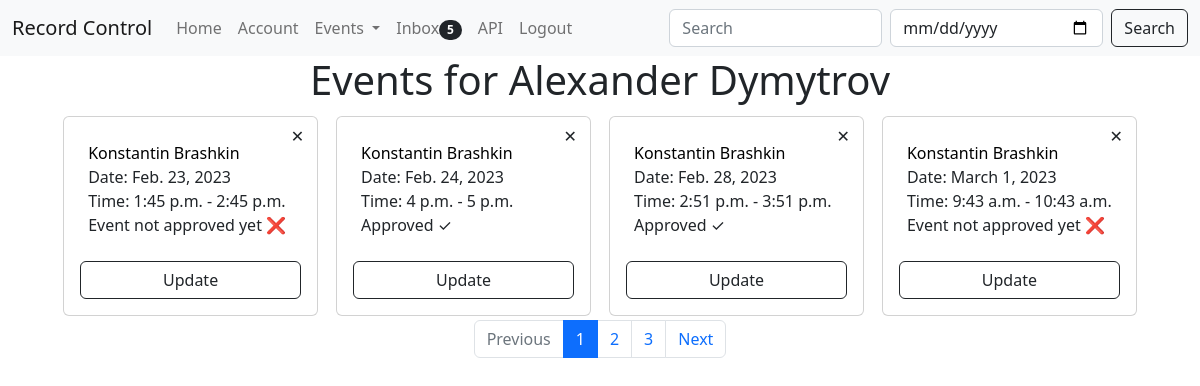
The app's page /events/events-list/ (signed in) with its own data.
### core/models.py (models this page shows, shortened)
class User(AbstractUser):
    is_worker = models.BooleanField(default=False)
    is_client = models.BooleanField(default=False)
    first_name = models.CharField(max_length=100)
    id = models.UUIDField(primary_key=True, default=uuid.uuid4, editable=False)

class Client(models.Model):
    user = models.OneToOneField(User, on_delete=models.CASCADE, primary_key=True)
    name = models.CharField(max_length=200, null=True, blank=True)
    username = models.CharField(max_length=200, null=True, blank=True, unique=True)
    email = models.EmailField(max_length=500, blank=True, null=True, unique=True)
    profile_image = models.ImageField(blank=True, null=True, upload_to='profiles/', default="profiles/user-default.png")
    created = models.DateTimeField(auto_now_add=True)
    def __str__(self):
        return str(self.name)

### events/models.py (models this page shows, shortened)
class Event(models.Model):
    client = models.ForeignKey(Client, on_delete=models.CASCADE)
    worker = models.ForeignKey(Worker, on_delete=models.CASCADE)
    date = models.DateField()
    start_time = models.TimeField(auto_now_add=False)
    end_time = models.TimeField(auto_now_add=False)
    approved = models.BooleanField(default=False)
    id = models.UUIDField(primary_key=True, default=uuid.uuid4, editable=False)

### events/views.py (the view)
# urls.py: path('events-list/', views.events, name='events-list'),
@login_required(login_url='/accounts/login/')
def events(request):
    searched = request.GET.get('searched', False)
    d = request.GET.get('date', False)
    occasions = None
    if request.user.is_client:
        if searched and d:
            occasions = Event.objects.filter(client__user=request.user, date=d).filter(
                Q(worker__name__contains=searched)
                | Q(worker__username__contains=searched)).order_by('date', 'start_time', '-approved')
        elif searched:
            occasions = Event.objects.filter(client__user=request.user).filter(
                Q(worker__name__contains=searched)
                | Q(worker__username__contains=searched)).order_by('date', 'start_time', '-approved')
        elif d:
            occasions = Event.objects.filter(client__user=request.user, date=d).order_by('date', 'start_time', '-approved')
        else:
            occasions = Event.objects.filter(client__user=request.user).order_by('date', 'start_time', '-approved')
    elif request.user.is_worker:
        if searched and d:
            print('hi')
            occasions = Event.objects.filter(worker__user=request.user, date=d).filter(
                Q(client__name__contains=searched)
                | Q(client__username__contains=searched)).order_by('date', 'start_time', '-approved')
        elif searched:
            occasions = Event.objects.filter(worker__user=request.user).filter(
                Q(client__name__contains=searched)
                | Q(client__username__contains=searched)).order_by('date', 'start_time', '-approved')
        elif d:
            occasions = Event.objects.filter(worker__user=request.user, date=d).order_by('date', 'start_time',
                                                                                         '-approved')
        else:
            occasions = Event.objects.filter(worker__user=request.user).order_by('date', 'start_time', '-approved')
    p = Paginator(occasions, 4)
    page = request.GET.get('page')
    occasions = p.get_page(page)
    elided_range = list(p.get_elided_page_range())
    new = len(Notification.objects.filter(is_read=False, receiver=request.user.id))
    context = {'events': occasions, 'searched': searched, 'elided_range': elided_range, 'new_notifications': new, 'value_date': d, 'date_form': True}
    return render(request, 'events/events.html', context)

### templates/events/events.html
{% extends 'core/base.html' %}
{% block content %}
<main>
    <div class="d-flex align-items-center justify-content-between flex-column">
        <h1>Events for {{ request.user.first_name }}</h1>
        {% if events %}
            <div class="wrapper" style="grid-template-columns: repeat(4, 1fr);">
            {% for event in events %}
                <div class="card m-1">
                    <div class="card-body d-flex flex-column justify-content-center" style="position: relative;">
                        <a type="button" class="btn position-absolute top-0 end-0" href="{% url 'delete-event' event.id %}">&#10005;</a>
                        <ul class="p-2" style="list-style: none;">
                        {% if request.user.is_client %}
                            <li><a href="{% url 'profile' event.worker.user_id %}" class="profile_link">Specialist - {{ event.worker }}</a></li>
                        {% elif request.user.is_worker %}
                            <li><a href="{% url 'profile' event.client.user_id %}" class="profile_link">{{ event.client }}</a></li>
                        {% endif %}
                            <li>Date: {{ event.date }}</li>
                            <li>Time: {{ event.start_time }} - {{ event.end_time }}</li>
                        {% if event.approved %}
                            <li>Approved &#10003;</li>
                        {% else %}
                            <li>Event not approved yet &#10060;</li>
                        {% endif %}
                        </ul>
                        <a type="button" class="btn btn btn-outline-dark" href="{% url 'update-event' event.id %}">Update</a>
                    </div>
                </div>
            {% endfor %}
            </div>
            {% if elided_range|length > 1 %}
                <nav aria-label="Page navigation example">
                  <ul class="pagination justify-content-center">
                    <li class="page-item {% if not events.has_previous %}disabled{% endif %}">
                      <a class="page-link" href="?page={% if events.has_previous %}{{ events.previous_page_number }}{% endif %}" tabindex="-1">Previous</a>
                    </li>
                    {% for page in elided_range %}
                        <li class="page-item {% if events.number == page %}active{% endif %}"><a class="page-link" href="?page={{ page }}">{{ page }}</a></li>
                    {% endfor %}
                    <li class="page-item {% if not events.has_next %}disabled{% endif %}">
                      <a class="page-link" href="?page={% if events.has_next %}{{ events.next_page_number }}{% endif %}">Next</a>
                    </li>
                  </ul>
                </nav>
            {% endif %}
        {% else %}
            <p>Your events page is empty for now!</p>
            <a type="button" class="btn btn btn-outline-dark" href="{% url 'create-event' %}">Create new event</a>
        {% endif %}
    </div>
    <br>
</main>
{% endblock content %}

### templates/core/base.html (shortened to what this page needs)
{% load static %}
<!doctype html>
<html lang="en">
  <head>
    <link href="https://cdn.jsdelivr.net/npm/bootstrap@5.2.1/dist/css/bootstrap.min.css" rel="stylesheet">
    <link href="{% static 'styles/core.css' %}" rel="stylesheet">
  </head>
  <body>
    {% include 'core/navbar.html' %}
    {% block content %}
    {% endblock content %}
  </body>
</html>

### templates/core/navbar.html (shortened to what this page needs)
{% load crispy_forms_tags %}
<nav class="navbar navbar-expand-lg navbar-light bg-light">
  <div class="container-fluid">
    <a class="navbar-brand" href="{% url 'home' %}">Record Control</a>
    <div class="collapse navbar-collapse" id="navbarSupportedContent">
      <ul class="navbar-nav me-auto mb-2 mb-lg-0">
        <li class="nav-item">
          <a class="nav-link{% if request.path == '/' %} active{% endif %}" aria-current="page" href="{% url 'home' %}">Home</a>
        </li>
        {% if request.user.is_authenticated %}
            <li class="nav-item">
              <a class="nav-link" href="{% url 'account' %}">Account</a>
            </li>
                <li class="nav-item dropdown">
                    <a class="nav-link dropdown-toggle" href="#" id="navbarDropdown" role="button" data-bs-toggle="dropdown" aria-expanded="false">
                      Events
                    </a>
                </li>
            <li class="nav-item">
                <a class="nav-link" href="{% url 'inbox' %}">Inbox<span class="badge bg-dark rounded-pill">{% if new_notifications != 0 %}{{ new_notifications }}{% endif %}</span></a>
            </li>
            <li class="nav-item">
                <a class="nav-link" href="{% url 'docs' %}">API</a>
            </li>
            <li class="nav-item">
                <a class="nav-link" href="{% url 'account_logout' %}">Logout</a>
            </li>
        {% else %}
        <li class="nav-item">
          <a class="nav-link" href="{% url 'account_login' %}">Login/Sign Up</a>
        </li>
        {% endif %}
      </ul>
      <form class="d-flex" method="GET" action="">
            <input class="form-control me-2" type="search" placeholder="Search" aria-label="Search" name="searched" {% if searched %}value="{{ searched }}"{% endif %}>
            {% if date_form %}
                <input class="form-control me-2" type="date" name="date" {% if value_date %}value="{{ value_date }}"{% endif %}>
            {% endif %}
            <button class="btn btn-outline-dark" type="submit">Search</button>
      </form>
    </div>
  </div>
</nav>

### static/styles/core.css (style rules this page uses)
.wrapper { display: grid; grid-template-columns: repeat(4, 1fr); gap: 10px; }
.profile_link { color: black; text-decoration: none; }

### records on screen
User: user.first_name "Alexander Dymytrov"
Event: client "Konstantin Brashkin", date "Feb. 23, 2023", start_time "1:45 p.m.", end_time "2:45 p.m.", approved "Event not approved yet ❌"
Event: client "Konstantin Brashkin", date "Feb. 24, 2023", start_time "4 p.m.", end_time "5 p.m.", approved "Approved ✓"
Event: client "Konstantin Brashkin", date "Feb. 28, 2023", start_time "2:51 p.m.", end_time "3:51 p.m.", approved "Approved ✓"
Event: client "Konstantin Brashkin", date "March 1, 2023", start_time "9:43 a.m.", end_time "10:43 a.m.", approved "Event not approved yet ❌"

### other values on screen
{{ new_notifications }} "5"
{{ page }} "1" "2" "3"
